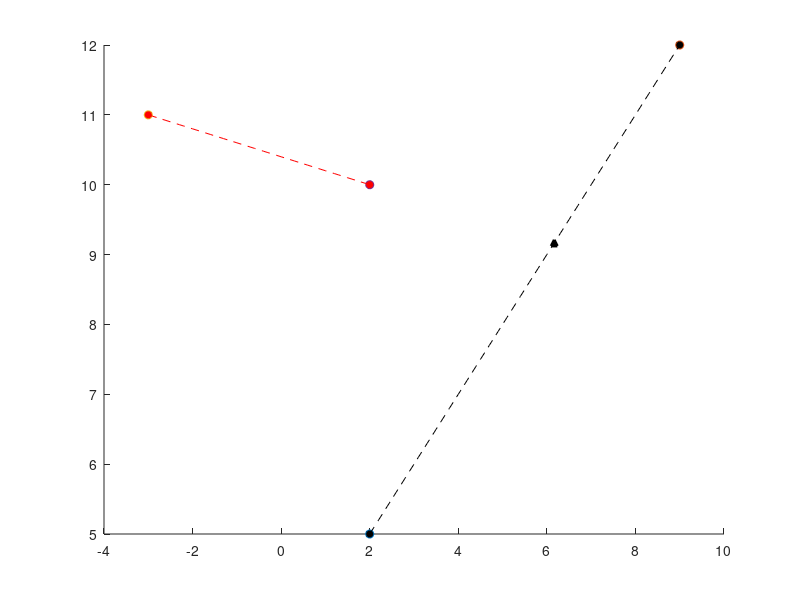

Reproduce this figure in MATLAB.
clear;
clc;
close all;

%% Line 1
x11 = 2;
y11 = 5;
x12 = 9;
y12 = 12;   

m1 = (y12 - y11) / (x12 - x11);
c1 = y11 - m1 * x11;

L1x = x11:0.1:x12;
L1y = m1.*L1x + c1;

%% Line 2
x21 = -3;
y21 = 11;
x22 = 2;
y22 = 10;

m2 = (y22 - y21) / (x22 - x21);
c2 = y21 - m2 * x21;

L2x = x21:0.1:x22;
L2y = m2.*L2x + c2;

%% Calculate Intersect
a1 = (c1*y11 - c1*y12) / (x11*y12 - x12*y11);
b1 = (a1*x12 + c1) / y12;

a2 = (c2*y21 - c2*y22) / (x21*y22 - x22*y21);
b2 = (a2*x22 + c2) / y22;

x_int = (b1*c2 - b2*c1) / (a1*b2 - a2*b1);
y_int = (a1*c2 - a2*c1) / (a1*b2 - a2*b1);

%% Plotting
figure(1)
cla 
hold on 

scatter(x11, y11, 'bo', 'markerfacecolor', 'k')
scatter(x12, y12, 'bo', 'markerfacecolor', 'k')
plot(L1x, L1y, 'k--')

scatter(x21, y21, 'bo', 'markerfacecolor', 'red')
scatter(x22, y22, 'bo', 'markerfacecolor', 'red')
plot(L2x, L2y, 'r--')

scatter(x_int, y_int, 20, '^', 'markeredgecolor', 'black', 'linewidth', 2, 'markerfacecolor', 'black')


